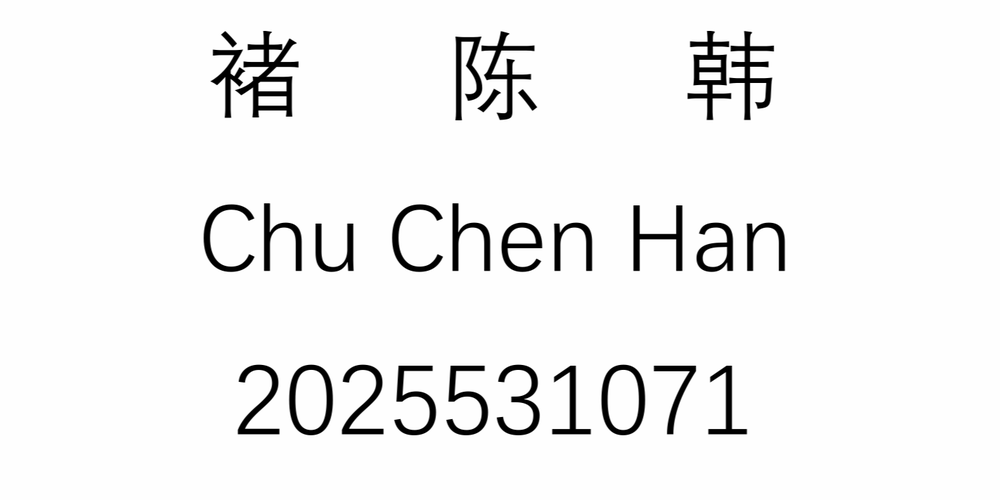
#> input picture Project/SIST_SI100B_RoboWriter-main/scripts/final_project/input/final.png, 1000 x 500 px, shrunk from 1422 x 711 before the run; its folder holds only this picture in this run
$ python image_to_strokes.py
#> lines starting #> are read from the running program, lines starting #| are printed output that depends on the picture; after the words box and inside, x2 and y2 are one past the last pixel; in counts of white or black regions, pixels touching at a corner belong together
"""SI100 RoboWriter: image -> strokes

你指出的问题完全正确：之前把“骨架上的像素路径”当成“笔画”，会导致大量碎段/重复段，输出爆炸。

这里改成更贴近“一笔”的抽象：
- 把骨架当成图：
    - 节点 = 度 != 2 的骨架点（端点度=1 / 分叉点度>=3）
    - 笔画段 = 节点到节点之间的一段骨架
- 每段只输出 2~3 个 (x,y) 点：起点/（可选）弯折点/终点
- 额外加硬约束：总输出点数默认 <= 100（按段长度保留最长的）

输入：本目录 input/ 下的图片（png/jpg/jpeg/bmp）
输出：本目录 output/<image_stem>_strokes.txt

依赖：pip install pillow numpy
"""

from __future__ import annotations

import math
from dataclasses import dataclass
from pathlib import Path
from typing import Iterable, List, Optional, Sequence, Set, Tuple

import numpy as np
from PIL import Image


# ====== README 书写区域（固定） ======
# 平面 z=0.1 上的正方形，顶点：
# (0.5, 0.1), (0.5, 0.6), (-0.5, 0.6), (-0.5, 0.1)
WRITE_X_MIN = -0.5
WRITE_X_MAX = 0.5
WRITE_Y_MIN = 0.1
WRITE_Y_MAX = 0.6


@dataclass(frozen=True)
class WriteMap:
    """空白二维地图（只定义边界与分辨率/映射）。"""

    width: int
    height: int

    def pixel_to_xy(self, col: float, row: float) -> Tuple[float, float]:
        """像素坐标 -> (x,y)。

        col: [0, width-1] 从左到右
        row: [0, height-1] 从上到下
        """
        # x: left -> right maps to [-0.5, 0.5]
        x = WRITE_X_MIN + (col / max(1.0, (self.width - 1))) * (WRITE_X_MAX - WRITE_X_MIN)
        # y: top -> bottom maps to [0.6, 0.1] (向下是 y 变小)
        y = WRITE_Y_MAX - (row / max(1.0, (self.height - 1))) * (WRITE_Y_MAX - WRITE_Y_MIN)
        return float(x), float(y)


def load_image(path: Path) -> np.ndarray:
    """读取图像为灰度数组 uint8, shape=(H,W)。"""
    img = Image.open(path).convert("L")
    return np.array(img, dtype=np.uint8)


def binarize_bw(gray: np.ndarray, threshold: int = 128, invert: bool = False) -> np.ndarray:
    """二值化：True=黑色笔画(前景)，False=背景。"""
    if invert:
        fg = gray >= threshold
    else:
        fg = gray < threshold
    return fg.astype(bool)


# ====== 骨架化（Zhang-Suen thinning，纯 numpy 实现） ======

def _neighbors8(p: np.ndarray) -> List[np.ndarray]:
    """返回8邻域（按 Zhang-Suen 的 P2..P9 顺序）"""
    # p is binary image; neighbors computed via shifts
    P2 = np.roll(p, -1, axis=0)
    P3 = np.roll(np.roll(p, -1, axis=0), 1, axis=1)
    P4 = np.roll(p, 1, axis=1)
    P5 = np.roll(np.roll(p, 1, axis=0), 1, axis=1)
    P6 = np.roll(p, 1, axis=0)
    P7 = np.roll(np.roll(p, 1, axis=0), -1, axis=1)
    P8 = np.roll(p, -1, axis=1)
    P9 = np.roll(np.roll(p, -1, axis=0), -1, axis=1)
    return [P2, P3, P4, P5, P6, P7, P8, P9]


def zhang_suen_thinning(fg: np.ndarray, max_iters: int = 100) -> np.ndarray:
    """把前景二值图细化成1像素宽骨架。"""
    p = fg.copy().astype(bool)
    if p.ndim != 2:
        raise ValueError("fg must be 2D")

    # 为避免 roll 的边界连通问题，把边界清零
    p[[0, -1], :] = False
    p[:, [0, -1]] = False

    changed = True
    it = 0
    while changed and it < max_iters:
        changed = False
        it += 1

        for step in (0, 1):
            P2, P3, P4, P5, P6, P7, P8, P9 = _neighbors8(p)
            # 注意：numpy 的 bool 数组用 "+" 相加时，结果仍可能是 bool（不是计数）。
            # 这里必须显式转成 uint8 做计数。
            N = (
                P2.astype(np.uint8)
                + P3.astype(np.uint8)
                + P4.astype(np.uint8)
                + P5.astype(np.uint8)
                + P6.astype(np.uint8)
                + P7.astype(np.uint8)
                + P8.astype(np.uint8)
                + P9.astype(np.uint8)
            )
            # 计算 0->1 的过渡次数 A
            A = ((~P2 & P3).astype(np.uint8)
                 + (~P3 & P4).astype(np.uint8)
                 + (~P4 & P5).astype(np.uint8)
                 + (~P5 & P6).astype(np.uint8)
                 + (~P6 & P7).astype(np.uint8)
                 + (~P7 & P8).astype(np.uint8)
                 + (~P8 & P9).astype(np.uint8)
                 + (~P9 & P2).astype(np.uint8))

            if step == 0:
                m1 = P2 & P4 & P6
                m2 = P4 & P6 & P8
            else:
                m1 = P2 & P4 & P8
                m2 = P2 & P6 & P8

            cond = (
                p
                & (N >= 2) & (N <= 6)
                & (A == 1)
                & (~m1)
                & (~m2)
            )

            if np.any(cond):
                p[cond] = False
                changed = True

    return p


# ====== 骨架图分段（节点-节点） ======

Coord = Tuple[int, int]  # (row, col)


def _neighbors_coords8(r: int, c: int) -> List[Coord]:
    return [
        (r - 1, c),
        (r - 1, c + 1),
        (r, c + 1),
        (r + 1, c + 1),
        (r + 1, c),
        (r + 1, c - 1),
        (r, c - 1),
        (r - 1, c - 1),
    ]


def _in_bounds(h: int, w: int, r: int, c: int) -> bool:
    return 0 <= r < h and 0 <= c < w


def skeleton_degree(skel: np.ndarray) -> np.ndarray:
    p = skel.astype(bool)
    P2, P3, P4, P5, P6, P7, P8, P9 = _neighbors8(p)
    return (
        P2.astype(np.int16)
        + P3.astype(np.int16)
        + P4.astype(np.int16)
        + P5.astype(np.int16)
        + P6.astype(np.int16)
        + P7.astype(np.int16)
        + P8.astype(np.int16)
        + P9.astype(np.int16)
    )


def extract_segments(skel: np.ndarray, min_pixels: int = 10) -> List[List[Coord]]:
    """把骨架拆成若干段：节点(度!=2) 到 节点 之间的像素链。"""
    h, w = skel.shape
    p = skel.astype(bool)
    deg = skeleton_degree(p)

    nodes_mask = p & (deg != 2)
    nodes: Set[Coord] = set((int(r), int(c)) for r, c in np.argwhere(nodes_mask))

    visited_edges: Set[Tuple[Coord, Coord]] = set()
    segments: List[List[Coord]] = []

    def neighbors_of(rc: Coord) -> List[Coord]:
        r, c = rc
        out: List[Coord] = []
        for rr, cc in _neighbors_coords8(r, c):
            if _in_bounds(h, w, rr, cc) and p[rr, cc]:
                out.append((rr, cc))
        return out

    def edge_key(a: Coord, b: Coord) -> Tuple[Coord, Coord]:
        return (a, b) if a <= b else (b, a)

    def mark_edge(a: Coord, b: Coord) -> None:
        visited_edges.add(edge_key(a, b))

    def edge_seen(a: Coord, b: Coord) -> bool:
        return edge_key(a, b) in visited_edges

    # 主路径：从每个节点沿未访问边走到下一个节点
    for n in list(nodes):
        for nb in neighbors_of(n):
            if edge_seen(n, nb):
                continue

            path: List[Coord] = [n]
            prev = n
            cur = nb
            mark_edge(n, nb)

            while True:
                path.append(cur)
                if cur in nodes and cur != n:
                    break

                nbrs = neighbors_of(cur)
                nbrs = [x for x in nbrs if x != prev]
                if not nbrs:
                    break

                nxt = nbrs[0]
                mark_edge(cur, nxt)
                prev, cur = cur, nxt
                if len(path) > h * w:
                    break

            if len(path) >= min_pixels:
                segments.append(path)

    # 闭环（没有任何节点）
    if not nodes:
        pts = np.argwhere(p)
        if pts.size > 0:
            start: Coord = (int(pts[0, 0]), int(pts[0, 1]))
            path = [start]
            prev: Optional[Coord] = None
            cur = start
            for _ in range(h * w):
                nbrs = neighbors_of(cur)
                if prev is not None:
                    nbrs = [x for x in nbrs if x != prev]
                if not nbrs:
                    break
                nxt = nbrs[0]
                prev, cur = cur, nxt
                if cur == start:
                    break
                path.append(cur)
            if len(path) >= min_pixels:
                segments.append(path)

    return segments


def _max_deviation_idx(points: Sequence[Tuple[float, float]]) -> Tuple[int, float]:
    """返回离首尾连线最远的点索引和距离。"""
    if len(points) <= 2:
        return 0, 0.0
    (x1, y1) = points[0]
    (x2, y2) = points[-1]

    def dist(px: float, py: float) -> float:
        if x1 == x2 and y1 == y2:
            return math.hypot(px - x1, py - y1)
        num = abs((y2 - y1) * px - (x2 - x1) * py + x2 * y1 - y2 * x1)
        den = math.hypot(y2 - y1, x2 - x1)
        return num / den

    best_i = 0
    best_d = -1.0
    for i in range(1, len(points) - 1):
        d = dist(points[i][0], points[i][1])
        if d > best_d:
            best_d = d
            best_i = i
    return best_i, float(best_d)


def segment_to_2or3_points(
    seg_px: List[Coord],
    write_map: WriteMap,
    curvature_eps: float = 0.015,
) -> List[Tuple[float, float]]:
    """像素段 -> 2~3 个 (x,y) 点。"""
    xy = [write_map.pixel_to_xy(c, r) for (r, c) in seg_px]
    p0 = xy[0]
    p1 = xy[-1]
    if len(xy) <= 2:
        pts = [p0, p1]
    else:
        mid_idx, dev = _max_deviation_idx(xy)
        if dev > curvature_eps:
            pts = [p0, xy[mid_idx], p1]
        else:
            pts = [p0, p1]

    clipped: List[Tuple[float, float]] = []
    for x, y in pts:
        x = min(max(x, WRITE_X_MIN), WRITE_X_MAX)
        y = min(max(y, WRITE_Y_MIN), WRITE_Y_MAX)
        clipped.append((float(x), float(y)))
    return clipped


def process_one_image(image_path: Path, output_dir: Path, threshold: int = 128, invert: bool = False) -> Path:
    gray = load_image(image_path)
    fg = binarize_bw(gray, threshold=threshold, invert=invert)
    skel = zhang_suen_thinning(fg)

    write_map = WriteMap(width=gray.shape[1], height=gray.shape[0])

    # ====== 可调参数：控制“段数/点数” ======
    MIN_SEG_PIXELS = 10
    CURVATURE_EPS = 0.015
    MAX_TOTAL_POINTS = 100

    segments = extract_segments(skel, min_pixels=MIN_SEG_PIXELS)
    # 按段长度排序，优先保留主干
    segments.sort(key=len, reverse=True)

    strokes: List[List[Tuple[float, float]]] = []
    total_points = 0
    for seg in segments:
        stroke = segment_to_2or3_points(seg, write_map, curvature_eps=CURVATURE_EPS)
        if total_points + len(stroke) > MAX_TOTAL_POINTS:
            continue
        strokes.append(stroke)
        total_points += len(stroke)

    output_dir.mkdir(parents=True, exist_ok=True)
    out_path = output_dir / f"{image_path.stem}_strokes.txt"

    # 纯文本输出：只写“三维嵌套表格”本体（Python 字面量风格，便于后续读取/复制）
    # strokes: List[List[Tuple[float,float]]]
    def fmt_point(pt: Tuple[float, float]) -> str:
        return f"({pt[0]:.6f}, {pt[1]:.6f})"

    lines: List[str] = []
    lines.append("[")
    for stroke in strokes:
        pts = ", ".join(fmt_point(p) for p in stroke)
        lines.append(f"  [{pts}],")
    lines.append("]")
    out_path.write_text("\n".join(lines), encoding="utf-8")

    print(f"image: {image_path}")
    print(f"segments(all): {len(segments)}  kept_strokes: {len(strokes)}  total_points: {total_points}")
    return out_path


def find_first_image(input_dir: Path) -> Optional[Path]:
    exts = [".png", ".jpg", ".jpeg", ".bmp"]
    for p in sorted(input_dir.iterdir()):
        if p.suffix.lower() in exts and p.is_file():
            return p
    return None


def find_first_image_in_dirs(input_dirs: Sequence[Path]) -> Optional[Path]:
    for d in input_dirs:
        if not d.exists() or not d.is_dir():
            continue
        img = find_first_image(d)
        if img is not None:
            return img
    return None


def main() -> None:
    root = Path(__file__).resolve().parent
    input_dir = root / "input"
    output_dir = root / "output"

    img = find_first_image(input_dir)
    if img is None:
        raise SystemExit(f"没在 {input_dir} 找到图片（支持 png/jpg/jpeg/bmp）")

    out = process_one_image(img, output_dir=output_dir, threshold=128, invert=False)
#> in binarize_bw, `fg = gray < threshold`:
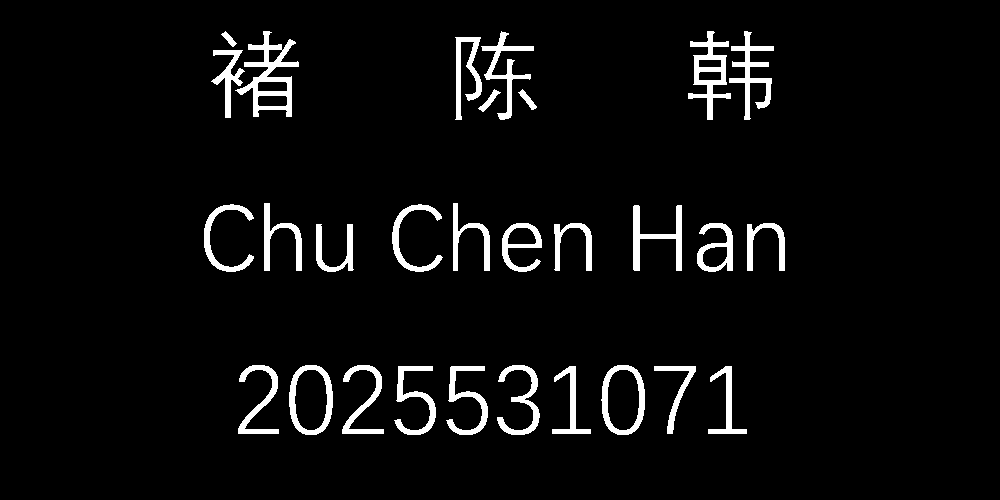
#> fg: shape (500, 1000) bool; 4.7% white; 29 white regions, largest, box (x1, y1, x2, y2) and area: (235, 31, 299, 117) 1744, (688, 31, 731, 120) 1325, (729, 31, 774, 120) 1172
#> the loop in zhang_suen_thinning, `while changed and it < max_iters:` made 8 passes
#> pass 1, in _neighbors8, `P5 = np.roll(np.roll(p, 1, axis=0), 1, axis=1)`:
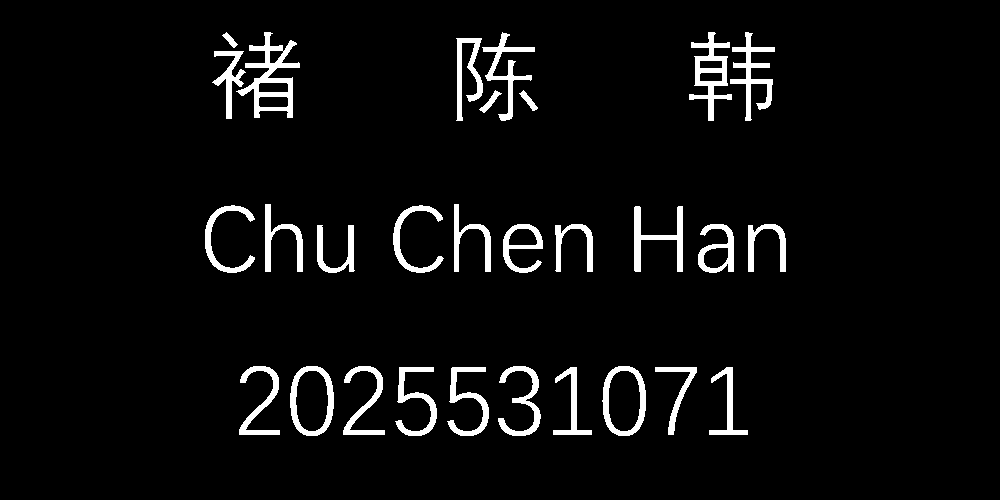
#> P5: shape (500, 1000) bool; 4.7% white; 29 white regions, largest, box (x1, y1, x2, y2) and area: (236, 32, 300, 118) 1744, (689, 32, 732, 121) 1325, (730, 32, 775, 121) 1172
#> after the loop in zhang_suen_thinning, `while changed and it < max_iters:`:
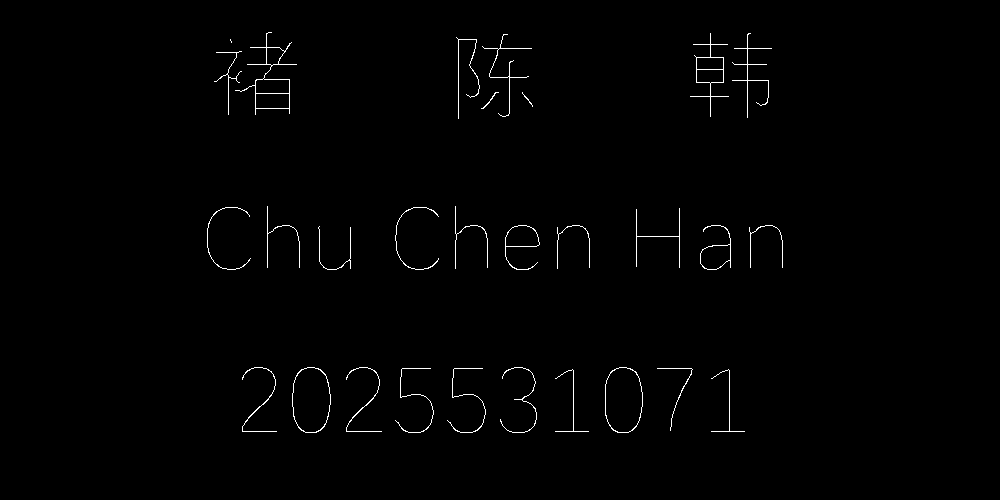
#> p: shape (500, 1000) bool; 0.84% white in thin lines or dots, all inside (x1, y1, x2, y2) = (207, 32, 783, 433)
#> after the loop in zhang_suen_thinning, `while changed and it < max_iters:`: it = 8
#> in _neighbors8 (call 17), `P2 = np.roll(p, -1, axis=0)`: P2: shape (500, 1000) bool; 0.84% white in thin lines or dots, all inside (x1, y1, x2, y2) = (207, 31, 783, 432)
#> in _neighbors8 (call 17), `P3 = np.roll(np.roll(p, -1, axis=0), 1, axis=1)`: P3: shape (500, 1000) bool; 0.84% white in thin lines or dots, all inside (x1, y1, x2, y2) = (208, 31, 784, 432)
#> in _neighbors8 (call 17), `P4 = np.roll(p, 1, axis=1)`: P4: shape (500, 1000) bool; 0.84% white in thin lines or dots, all inside (x1, y1, x2, y2) = (208, 32, 784, 433)
#> in _neighbors8 (call 17), `P5 = np.roll(np.roll(p, 1, axis=0), 1, axis=1)`: P5: shape (500, 1000) bool; 0.84% white in thin lines or dots, all inside (x1, y1, x2, y2) = (208, 33, 784, 434)
#> in _neighbors8 (call 17), `P6 = np.roll(p, 1, axis=0)`: P6: shape (500, 1000) bool; 0.84% white in thin lines or dots, all inside (x1, y1, x2, y2) = (207, 33, 783, 434)
#> in _neighbors8 (call 17), `P7 = np.roll(np.roll(p, 1, axis=0), -1, axis=1)`:
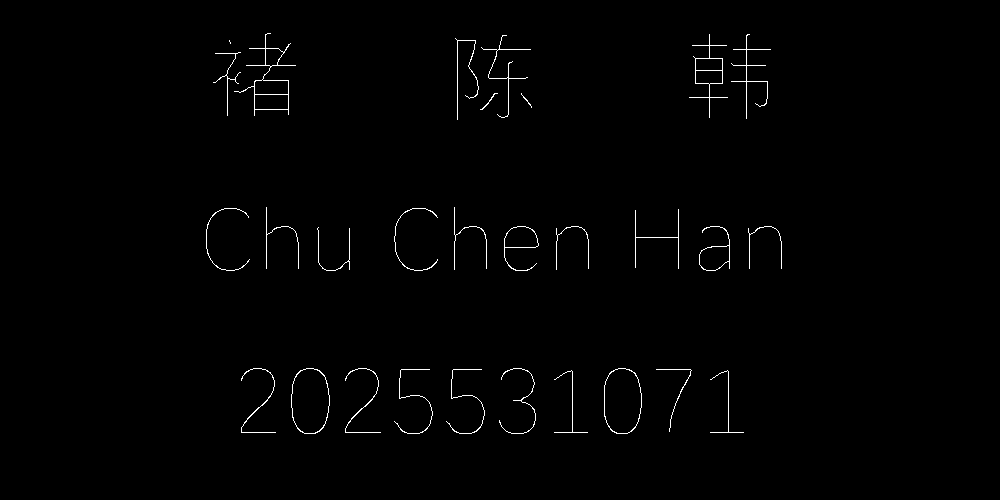
#> P7: shape (500, 1000) bool; 0.84% white in thin lines or dots, all inside (x1, y1, x2, y2) = (206, 33, 782, 434)
#> in _neighbors8 (call 17), `P8 = np.roll(p, -1, axis=1)`: P8: shape (500, 1000) bool; 0.84% white in thin lines or dots, all inside (x1, y1, x2, y2) = (206, 32, 782, 433)
#> in _neighbors8 (call 17), `P9 = np.roll(np.roll(p, -1, axis=0), -1, axis=1)`:
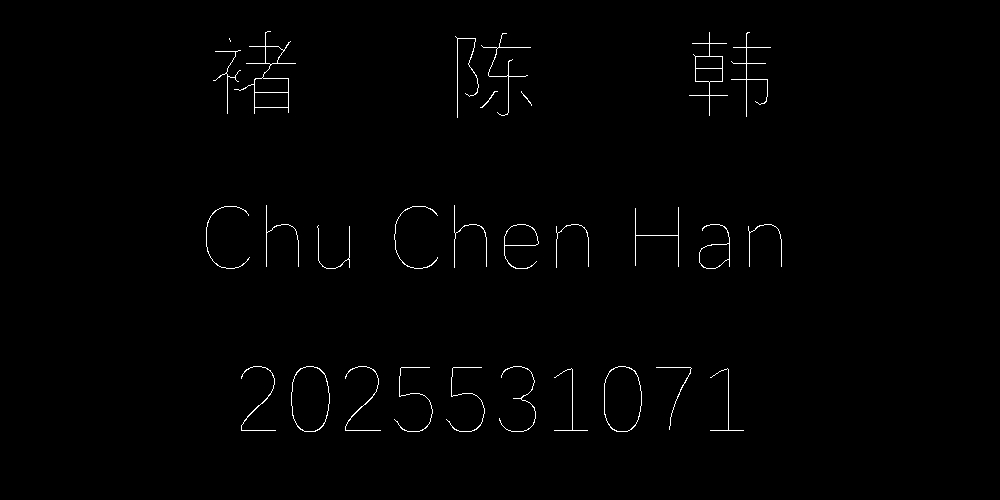
#> P9: shape (500, 1000) bool; 0.84% white in thin lines or dots, all inside (x1, y1, x2, y2) = (206, 31, 782, 432)
#> in skeleton_degree, `return ( P2.astype(np.int16) + P3.astype(np.int16) + P4.astype(np.int1..`:
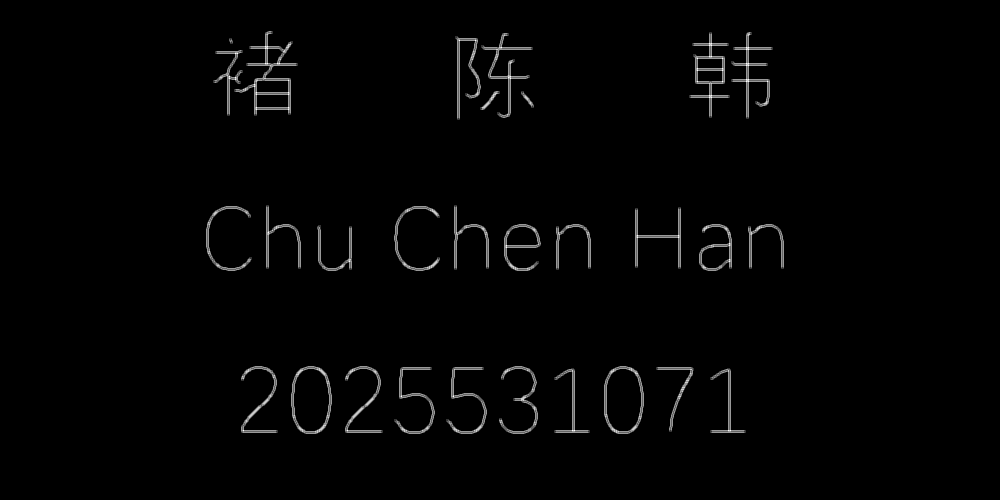
#> returned value: shape (500, 1000) int16; min 0, max 5, mean 0.0673; drawn with min black and max white
#> in extract_segments, `nodes_mask = p & (deg != 2)`:
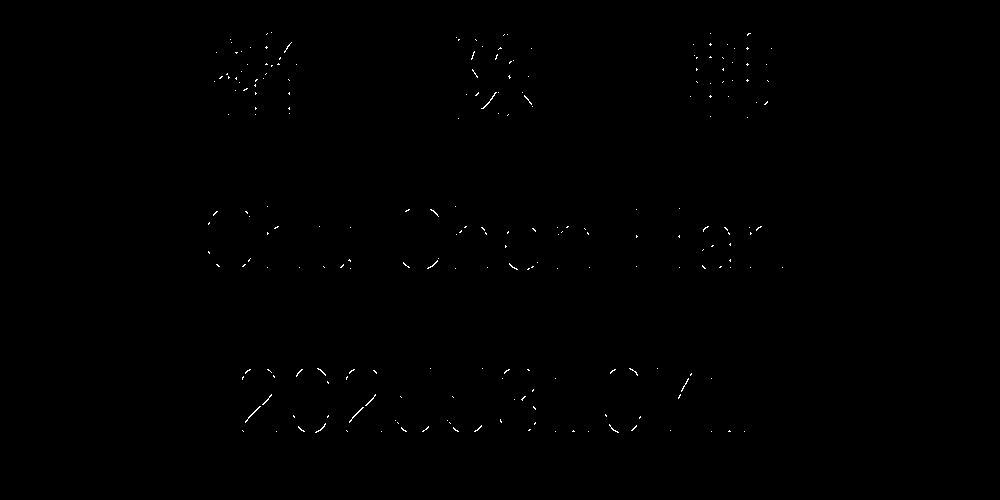
#> nodes_mask: shape (500, 1000) bool; 0.21% white in thin lines or dots, all inside (x1, y1, x2, y2) = (208, 32, 783, 433)
#> in extract_segments, `nodes: Set[Coord] = set((int(r), int(c)) for r, c in np.argwhere(nodes..`: nodes = 1029 items
#> the loop in extract_segments, `for n in list(nodes):` made 1029 passes
#> after the loop in extract_segments, `for n in list(nodes):`: path = [(369, 509), (369, 510), (368, 511), (368, 512), (368, 513), (367, 514), (367, 515), (367, 516), (367, 517), (367, 518), (367, 519), (367, 520), (367, 521), (367, 522), (368, 523), (368, 524), (368, 525), (369, 526), (369, 527)]; segments = 129 items
#> the loop in process_one_image, `for seg in segments:` made 129 passes
#> the loop in process_one_image, `for stroke in strokes:` made 46 passes
#> stroke on passes 1 to 12: [(0.23, 0.169), (0.23, 0.229), (0.212, 0.221)], [(-0.0415, 0.56), (-0.0415, 0.482)], [(0.0556, 0.221), (0.0736, 0.229), (0.0736, 0.169)], [(-0.0475, 0.203), (-0.0455, 0.231), (-0.0175, 0.231)], [(-0.0996, 0.203), (-0.0976, 0.231), (-0.0696, 0.231)], [(-0.222, 0.374), (-0.201, 0.332)], [(0.262, 0.374), (0.283, 0.332)], [(-0.0716, 0.173), (-0.0696, 0.198), (-0.0986, 0.202)], [(-0.0185, 0.174), (-0.0205, 0.201), (-0.0465, 0.202)], [(-0.0946, 0.389), (-0.0966, 0.337)], [(0.00651, 0.354), (0.0355, 0.369)], [(0.141, 0.183), (0.138, 0.224)]
#| segments(all): 129  kept_strokes: 46  total_points: 99
    print(f"OK: {img} -> {out}")


if __name__ == "__main__":
    main()
